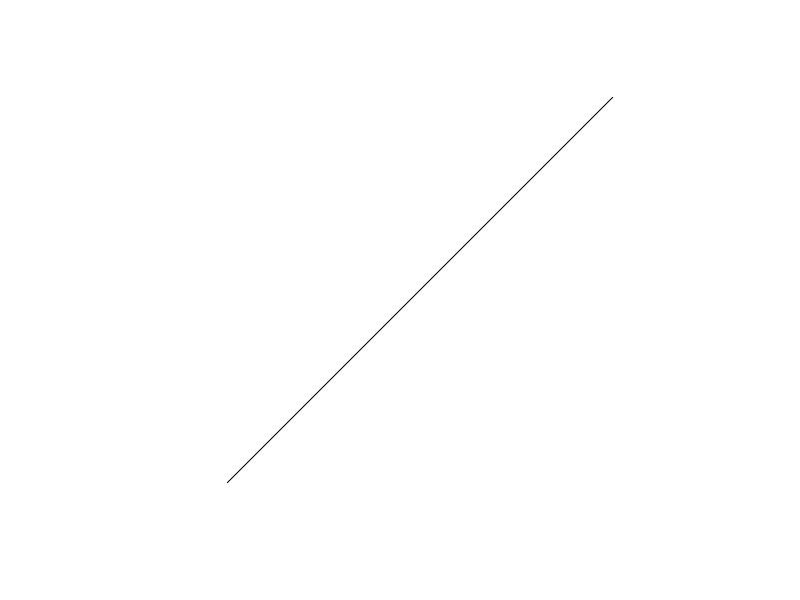
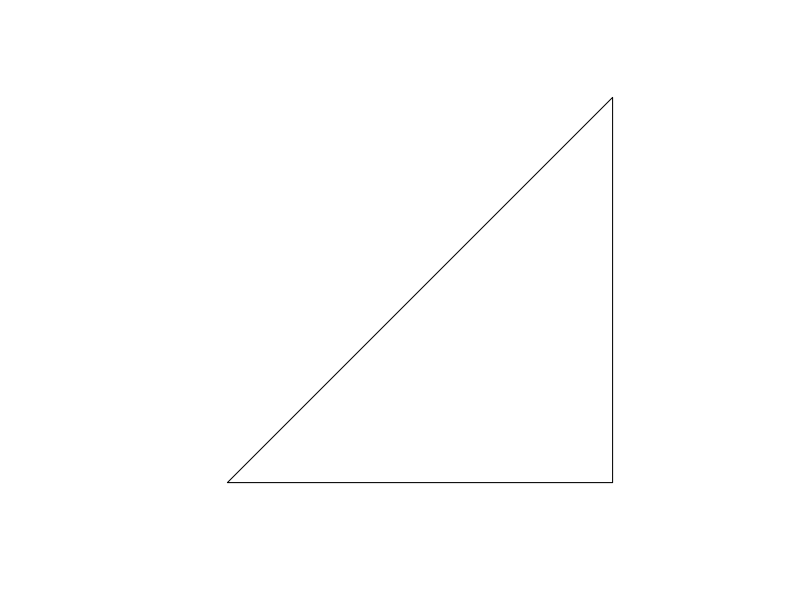

Recreate these plots in R, in order.
## ---- chunk 1
library(sf)
library(terra)
## ---- chunk 2
# Create a point
point <- st_point(c(5, 5))

# Convert to spatial feature
point_sf <- st_sf(geometry = st_sfc(point))

# Plot the point
plot(point_sf)

## ---- chunk 3
# Create a line from a matrix of coordinates
line <- st_linestring(matrix(1:6, 3, 2))

# Convert to spatial feature
line_sf <- st_sf(geometry = st_sfc(line))

# Plot the line
plot(line_sf)

## ---- chunk 4

# Create a matrix of coordinates
coords <- matrix(c(2,2, 4,4, 4,2, 2,2), ncol = 2, byrow = TRUE)

# Create a list of matrices (in this case, just one matrix)
list_of_coords <- list(coords)

# Create the polygon
polygon <- st_polygon(list_of_coords)

# Convert to spatial feature
polygon_sf <- st_sf(geometry = st_sfc(polygon))

# Plot the polygon
plot(polygon_sf)
